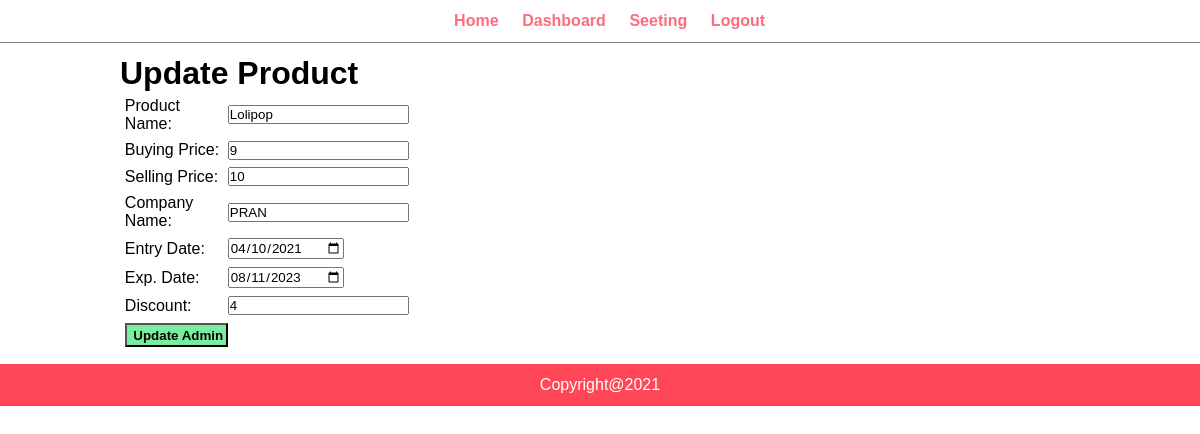
/seller/chocolate-update.php?id=1, run on the app's committed database.
### tables this page shows
CREATE TABLE `chocolates_product` (
  `id` int(11) NOT NULL,
  `name` varchar(20) NOT NULL,
  `buyingPrice` varchar(20) NOT NULL,
  `sellingPrice` varchar(20) NOT NULL,
  `company` varchar(20) NOT NULL,
  `entryDate` date NOT NULL,
  `expDate` date NOT NULL,
  `discount` varchar(11) DEFAULT NULL
);

### seller/chocolate-update.php (the view, shortened to what this page needs)
<?php include('menu.php'); ?>
<div class="main-contant">
    <div class="wrapper">
        <h1>Update Product</h1>
        <?php
            $id = $_GET['id'];
            $sql = "SELECT * FROM chocolates_product WHERE id=$id";
            $res = mysqli_query($conn, $sql);
            if($res==true)
            {
                $count = mysqli_num_rows($res);
                if($count==1)
                {
                    $rows = mysqli_fetch_assoc($res);
                    $name = $rows['name'];
		            $buyingPrice = $rows['buyingPrice'];
	                $sellingPrice = $rows['sellingPrice'];
	                $company = $rows['company'];
	                $entryDate = $rows['entryDate'];
	                $expDate = $rows['expDate'];
	                $discount = $rows['discount'];
                }
                else
                {
                    header('location: ../seller/chocolates.php');
                }
            }
        ?>
        <form action="../product_controler/updateChocolateCheck.php" method="post">
            <table class="tbl-30">
            <tr>
                    <td>Product Name: </td>
                    <td> <input type="text" name="name" id="" value="<?php echo  $name; ?>"></td>
                </tr>
                <tr>
                    <td>Buying Price: </td>
                    <td> <input type="text" name="buyingPrice" value="<?php echo  $buyingPrice; ?>"></td>
                </tr>
                <tr>
                    <td>Selling Price: </td>
                    <td> <input type="text" name="sellingPrice" value="<?php echo  $sellingPrice; ?>"></td>
                </tr>
                <tr>
                    <td>Company Name: </td>
                    <td> <input type="text" name="company" value="<?php echo  $company; ?>"></td>
                </tr>
                <tr>
                    <td>Entry Date: </td>
                    <td> <input type="date" name="entryDate" value="<?php echo  $entryDate; ?>"></td>
                </tr>
                <tr>
                    <td>Exp. Date: </td>
                    <td> <input type="date" name="expDate" value="<?php echo  $expDate; ?>"></td>
                </tr>
                <tr>
                    <td>Discount: </td>
                    <td> <input type="text" name="discount" value="<?php echo  $discount; ?>"></td>
                </tr>
                <tr>
                    <td colspan="2">
                        <input type="submit" name="submit" value=" Update Admin" class="btn-secondary">
                    </td>
                </tr>
            </table>
        </form>
    </div>
</div>
<?php include('footer.php'); ?>

### css/seller.css (style rules this page uses)
* { margin: 0; padding: 0; font-family: Arial, Helvetica, sans-serif; }
.wrapper { border: 1px; padding: 1%; width: 80%; margin: 0 auto; }
.tbl-30 { width: 30%; }
table tr td { padding: 1%; }
.btn-secondary { background-color: #7bed9f; padding: 1%; color: black; text-decoration: none; font-weight: bold; }

### data on the page
chocolates_product: name "Lolipop", buyingPrice "9", sellingPrice "10", company "PRAN", entryDate "04/10/2021", expDate "08/11/2023", discount "4"
